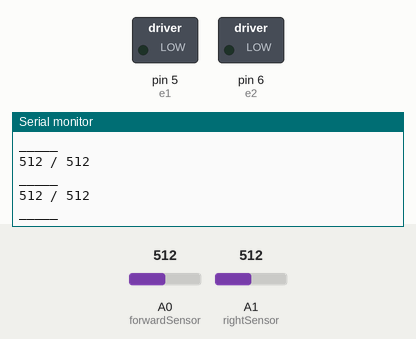
The sketch below on a simulated Arduino Uno, built with avr-gcc and run on an emulated ATmega328P. Shown: switched loads named in the sketch (green lamp = pin HIGH), the last lines printed to the serial monitor. Inputs (shaded band) come from the test bench; at power-on: A0 (forwardSensor) = 512, A1 (rightSensor) = 512.

Above: at 1.2 s.
1.3 s: A0 (forwardSensor) set to 315
At 1.86 s:
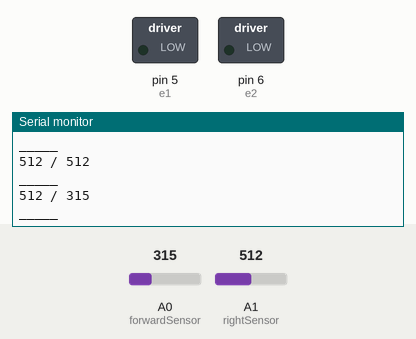
3.2 s: A0 (forwardSensor) set to 292
At 3.44 s:
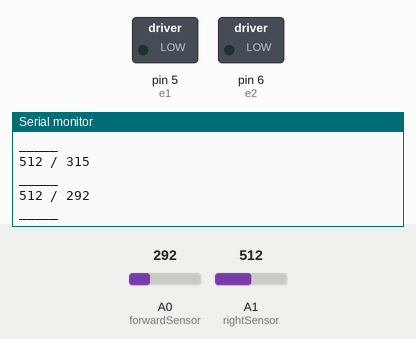
6.2 s: A0 (forwardSensor) set to 306
At 6.67 s:
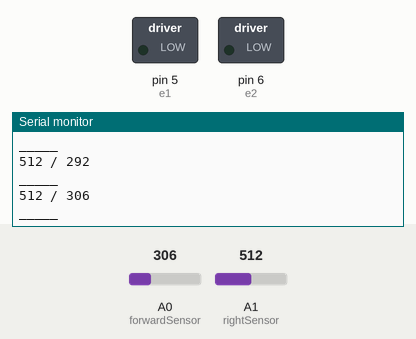
7.9 s: A0 (forwardSensor) set to 290
At 8.25 s:
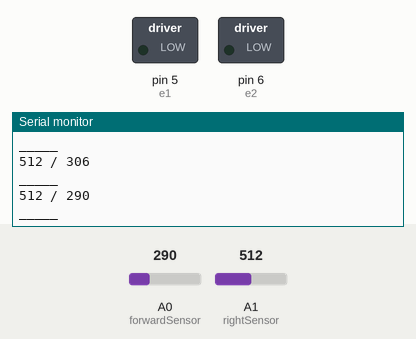
Timing chart, 0 to 10.9 s (numbered marks = the images above; inputs shaded):
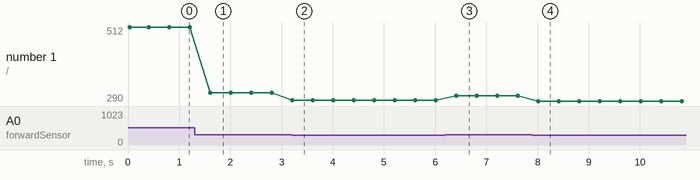

The sketch:

basicForwardCode.ino
```cpp
/* * * * * * * * * * * * * * * * * * * * * * * * * * * * * * * * * * * * * * * * * * * * * * * * * * *
   PROBLEMS WITH CODE:
   0) Untested, could be infinitely buggy
   1) Values with 3 "*"s (***) commented indicate the actual value needs to be adjusted in real life.
   2) Design for robot with two sensors: one forward one right at a 90 degree angle to each other .
   3) Issue: hole in wall to right; How to fix
 * * * * * * * * * * * * * * * * * * * * * * * * * * * * * * * * * * * * * * * * * * * * * * * * * * */


/* * * * * * * * * * * * * * * * * * * * * * * * * * * * * * * * * * * * * * * * * * * * * * * * * * *
   Special data type:
   dataSpecial;   data type that accepts values of "LOW" or "HIGH".
   ioSpecial; boolean value of either INPUT or OUTPUT
 *                                                                                                   *
   Explination of methods:
   Serial.
    - begin(int); A method ment to start the collection of data from sensors
    - print(); A method meant to print value or "string" to the Serial Monitor (top right of IDE) .
    - println(); Same as print();, however will make a new line next time print is called.
 *                                                                                                   *
    Unique to this code:
    digitalWrite(int , dataSpecial); will send a signal to int port# to change direction of motor .
    analogWrite(int, int2); will send a signal to port(int)  to change to value of int2, a speed .
    analogRead(int1); will return a value read from the sensor connected to port(int)
    pinMode(int, ioSpecial); defines port int to be either INPUT or OUTPUT.
    delay(int); Pauses execution of code for int milliseconds.
 * * * * * * * * * * * * * * * * * * * * * * * * * * * * * * * * * * * * * * * * * * * * * * * * * * */
//Start of code

//Declaration and definition of ports
int m1 = 4;                // Motor 1 is assigned to port 4
int m2 = 7;                // Motor 2 is assigned to port 7
int e1 = 5;                // Engine 1 (speed of Motor 1) is assigned to port 5
int e2 = 6;                // Engine 2 (speed of Motor 2) is assigned to port 6
int rightSensor = 1;       // Right-Facing Sensor is assigned to port 1
int forwardSensor = 0;     // Left-Facing Sensor is assigned to port 0

//Declaration and definition of Booleans
bool turnedCorner = false; // Status of whether or not the robot sucessfully turned more than 45 degress of the corner
bool pattern = false;      // Status of whether or not the robot is alligned or not

//Declaration of Integers
int rightStatus;           // Current return value of Right Sensor
int forwardStatus;         // Current return value of Forward Sensor
int previousStatus;        // Previous recorded value from Right Sensor
int previousStatus2;       // Previous Previous recorded values from Right Sensor
int origionalStatus;       // The first Status when the robot initiated its turn
int timesTrue;             // counter of how many times a value was true
int changeTimes = 0;       // counter of how many times the robot has imediately changed turn directions.

//IONRV (integers of no real value)
int velocityStop = 0;      // a value to stop the robot; use for debug
int velocityMax = 255;     // a value to give the robot max speed; use for debug


void setup() {
  //Method is caled at the time of the robot's start up; The entry point for the code
  Serial.begin(9600);               //9600 is a "set-up code"
  Serial.println("Right / Forward");
  Serial.println("____");
  Serial.println("____");
  digitalWrite(m1, LOW);            //HIGH is backward, LOW is forwards
  digitalWrite(m2, LOW);
  analogWrite(e1, velocityMax);     //ranges from 0-255
  analogWrite(e2, velocityMax);     //ranges from 0-255
  pinMode(rightSensor, INPUT);
  pinMode(forwardSensor, INPUT);
  //Go forward, and start collecting data
  //void loop() is called
}


void loop() {
  //This code opperates until the robot is killed (loses power)
  analogWrite(e1, velocityStop);              //0-255
  analogWrite(e2, velocityStop);              //0-255
  rightStatus = analogRead(rightSensor);      // Properly defines rightStatus
  forwardStatus = analogRead(forwardSensor);  // Properly defines forwardStatus
  Serial.print(rightStatus);
  Serial.print(" / ");
  Serial.println(forwardStatus);
  Serial.println("_____");
  delay(400);

  //ISSUE: need int align() to make sure robot is close to wall

  if (forwardStatus <= 300/***/) {    // Values should be so that the robot can 360 without complaint
    analogWrite(e1, velocityMax);     // argument 2 can be 0-255
    analogWrite(e2, velocityMax);     // argument 2 can be 0-255
    //Robot: Hey, I'm crusing here!
  } else {
    int turnLeft();
  }
}


int align() { //Fuction to keep robot on course
  //Needs dual functionality (right to left and left to right)

}


int turnLeft() {
  //Robot: OH SHIT IMMA HIT A WALL! TURN LEFT BITCH!
  previousStatus = rightStatus;        // Start collecting previous results
  origionalStatus = rightStatus;       // Ditto
  digitalWrite(m1, HIGH);
  //Robot: REVERSE LEFT MOTOR
  delay(250);                          // keep doing it for 1/4 a second
  //Robot: I've turned, but now make me flush to the wall!
  while (true) {
    if (forwardStatus <= 100 && rightStatus <= 100 /***/) { //again this is just a dummy value: correct it
      //Robot: OH SHIT I TURNED TOO FAR AND OVERSHOT THE WALL!
      digitalWrite(m1, LOW);
      digitalWrite(m2, HIGH);
      delay (200);
      digitalWrite(m2, LOW);
      digitalWrite(m1, HIGH);
      //Robot: BACK THAT ASS UP, I'LL DO IT THE LONG WAY
      //Programmer:then...shit gets complicated :-(
    } else if (previousStatus >= rightStatus && turnedCorner == false) {
      //Robot: If my updated distance from my Right Sensor is father than before, AND I haven't acutally turned the corner yet
      do {
        previousStatus = rightStatus;
        delay(50);                       // keep updating how far away it gets at incriments
      } while (previousStatus >= rightStatus);
      //Once it starts to increase, we need to make sure it's actually increasing.
    } else if (previousStatus < rightStatus && turnedCorner == false) {
      if (timesTrue == 4) {                //if its increased 4 times, its safe to say its increasing
        turnedCorner = true;
      } else {
        ++timesTrue;
        delay(50);
      }
    } else if (turnedCorner == true && pattern == false) { //condition to check for a break
      if (changeTimes >= 4) {
        pattern = true;
      } else if (previousStatus > rightStatus) {
        //Robot: I'M OVERSHOOTING!!
        if (previousStatus2 <= previousStatus) {
          ++changeTimes;
        } else {
          changeTimes = 0;
        }
        //Robot: REVERSE!!!!!
        digitalWrite(m1, LOW);
        digitalWrite(m2, HIGH);
        previousStatus2 = previousStatus;
        previousStatus = rightStatus;
        delay(100);
      } else if (previousStatus <= rightStatus) {
        //Robot: I'M UNDERSHOOTING!!
        if (previousStatus2 >= previousStatus) {
          ++changeTimes;
        } else {
          changeTimes = 0;
        }
        //Robot: GO FORWARD!! MOVE BITCH MOVE
        digitalWrite(m1, HIGH);
        digitalWrite(m2, LOW);
        previousStatus2 = previousStatus;
        previousStatus = rightStatus;
        delay(100);
      }
    } else if (turnedCorner == true && pattern == true) {
      //Robot: I DID IT!!! HUZZAH! I'M STRIGHTENED AND TURNED LEFT! ANXIETY SOLVED!!!
      digitalWrite(m1, LOW);
      digitalWrite(m2, LOW);
      //Robot: I'm crusing...until the next corner Q_Q
      break;
    }
  }

  return 0;
}


/* plan to execute:

    Space Properly:
      - shift right function
      - shift left function
    Go stright : Check Forward sensor //Needs to be tested
      Adjust right/left
      else, turn left 90deg, check
*/
```

Measured:
- after the input at 1.3 s, the serial monitor: prints a new line after 0.30 s (image 1)
- after the input at 3.2 s, the serial monitor: prints a new line at once (image 2)
- after the input at 6.2 s, the serial monitor: prints a new line after 0.21 s (image 3)
- after the input at 7.9 s, the serial monitor: prints a new line after 0.11 s (image 4)
- plotted number 1: 512 → 315 after the input at 1.3 s, 315 → 292 after the input at 3.2 s, 292 → 306 after the input at 6.2 s, 306 → 290 after the input at 7.9 s
